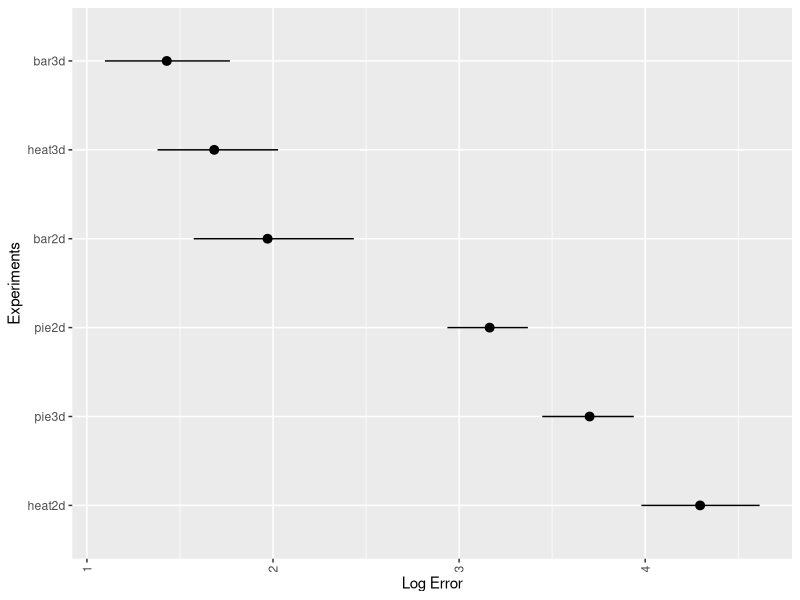
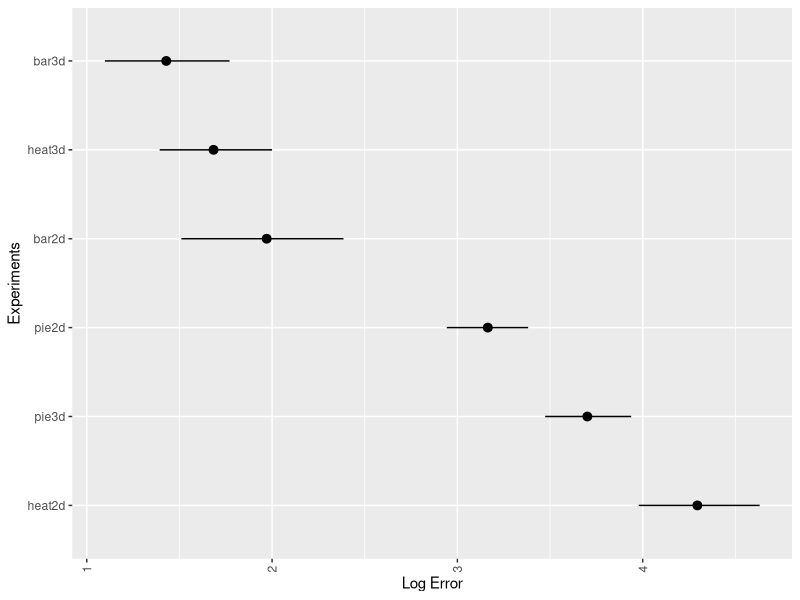
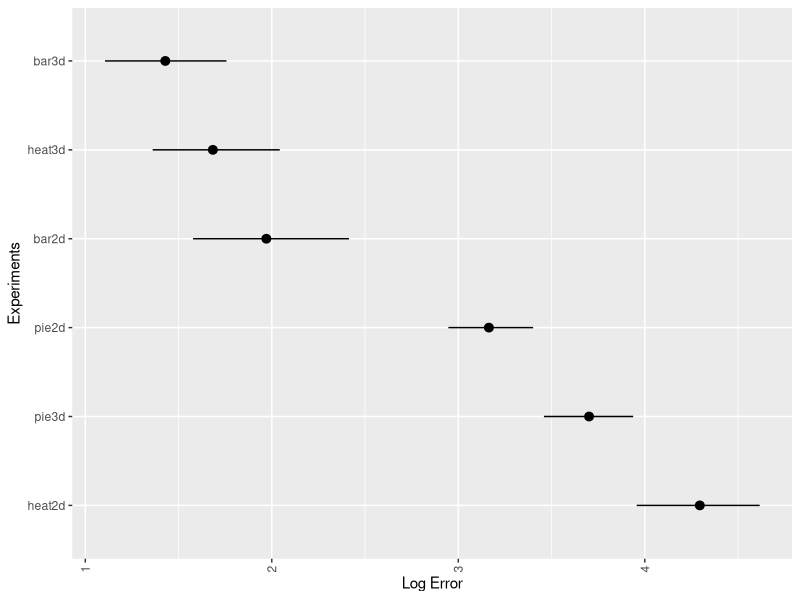

These charts were generated, in order, by the following R code:
## ---- chunk 1
library(readxl)
a3responses <- read_excel("a3responses.xlsx")

df = data.frame(a3responses)

# bar

logError1 = df[,c(1,8)]
colnames(logError1)[1] = "logError1"
logError1$test = "bar2d_1"
logError1 = logError1[,-2]

logError2 = df[,c(5,8)]
colnames(logError2)[1] = "logError2"
logError2$test = "bar2d_2"
logError2 = logError2[,-2]

logError1$logError1 = replace(logError1$logError1, logError1$logError1==-3, 0)
logError2$logError2 = replace(logError2$logError2, logError2$logError2==-3, 0)

logErrorBar2d = cbind(logError1, logError2)
logErrorBar2d$logError1 = as.numeric(logErrorBar2d$logError1)
logErrorBar2d$logError2 = as.numeric(logErrorBar2d$logError2)
logErrorBar2d = na.omit(logErrorBar2d)
logErrorBar2d$mean <- rowMeans(logErrorBar2d[,c('logError1', 'logError2')], na.rm=TRUE)
logErrorBar2d$test = "bar2d"
logErrorBar2d = logErrorBar2d[,c(2,5)]

logError3 = df[,c(9,8)]
colnames(logError3)[1] = "logError3"
logError3$test = "bar3d_1"
logError3 = logError3[,-2]

logError4 = df[,c(13,8)]
colnames(logError4)[1] = "logError4"
logError4$test = "bar3d_2"
logError4 = logError4[,-2]

logError3$logError3 = replace(logError3$logError3, logError3$logError3==-3, 0)
logError4$logError4 = replace(logError4$logError4, logError4$logError4==-3, 0)

logErrorBar3d = cbind(logError3, logError4)
logErrorBar3d$logError3 = as.numeric(logErrorBar3d$logError3)
logErrorBar3d$logError4 = as.numeric(logErrorBar3d$logError4)
logErrorBar3d = na.omit(logErrorBar3d)
logErrorBar3d$mean <- rowMeans(logErrorBar3d[,c('logError3', 'logError4')], na.rm=TRUE)
logErrorBar3d$test = "bar3d"
logErrorBar3d = logErrorBar3d[,c(2,5)]

# pie

logError5 = df[,c(17,8)]
colnames(logError5)[1] = "logError5"
logError5$test = "pie2d_1"
logError5 = logError5[,-2]

logError6 = df[,c(21,8)]
colnames(logError6)[1] = "logError6"
logError6$test = "pie2d_2"
logError6 = logError6[,-2]

logError5$logError5 = replace(logError5$logError5, logError5$logError5==-3, 0)
logError6$logError6 = replace(logError6$logError6, logError6$logError6==-3, 0)

logErrorPie2d = cbind(logError5, logError6)
logErrorPie2d$logError5 = as.numeric(logErrorPie2d$logError5)
logErrorPie2d$logError6 = as.numeric(logErrorPie2d$logError6)
logErrorPie2d = na.omit(logErrorPie2d)
logErrorPie2d$mean <- rowMeans(logErrorPie2d[,c('logError5', 'logError6')], na.rm=TRUE)
logErrorPie2d$test = "pie2d"
logErrorPie2d = logErrorPie2d[,c(2,5)]

logError7 = df[,c(25,8)]
colnames(logError7)[1] = "logError7"
logError7$test = "pie3d_1"
logError7 = logError7[,-2]

logError8 = df[,c(29,8)]
colnames(logError8)[1] = "logError8"
logError8$test = "pie3d_2"
logError8 = logError8[,-2]

logError7$logError7 = replace(logError7$logError7, logError7$logError7==-3, 0)
logError8$logError8 = replace(logError8$logError8, logError8$logError8==-3, 0)

logErrorPie3d = cbind(logError7, logError8)
logErrorPie3d$logError7 = as.numeric(logErrorPie3d$logError7)
logErrorPie3d$logError8 = as.numeric(logErrorPie3d$logError8)
logErrorPie3d = na.omit(logErrorPie3d)
logErrorPie3d$mean <- rowMeans(logErrorPie3d[,c('logError7', 'logError8')], na.rm=TRUE)
logErrorPie3d$test = "pie3d"
logErrorPie3d = logErrorPie3d[,c(2,5)]

# heat

logError9 = df[,c(33,8)]
colnames(logError9)[1] = "logError9"
logError9$test = "heat2d_1"
logError9 = logError9[,-2]

logError10 = df[,c(37,8)]
colnames(logError10)[1] = "logError10"
logError10$test = "heat2d_2"
logError10 = logError10[,-2]

logError9$logError9 = replace(logError9$logError9, logError9$logError9==-3, 0)
logError10$logError10 = replace(logError10$logError10, logError10$logError10==-3, 0)

logErrorHeat2d = cbind(logError9, logError10)
logErrorHeat2d$logError9 = as.numeric(logErrorHeat2d$logError9)
logErrorHeat2d$logError10 = as.numeric(logErrorHeat2d$logError10)
logErrorHeat2d = na.omit(logErrorHeat2d)
logErrorHeat2d$mean <- rowMeans(logErrorHeat2d[,c('logError9', 'logError10')], na.rm=TRUE)
logErrorHeat2d$test = "heat2d"
logErrorHeat2d = logErrorHeat2d[,c(2,5)]

logError11 = df[,c(41,8)]
colnames(logError11)[1] = "logError11"
logError11$test = "heat3d_1"
logError11 = logError11[,-2]

logError12 = df[,c(45,8)]
colnames(logError12)[1] = "logError12"
logError12$test = "heat3d_2"
logError12 = logError12[,-2]

logError11$logError11 = replace(logError11$logError11, logError11$logError11==-3, 0)
logError12$logError12 = replace(logError12$logError12, logError12$logError12==-3, 0)

logErrorHeat3d = cbind(logError11, logError12)
logErrorHeat3d$logError11 = as.numeric(logErrorHeat3d$logError11)
logErrorHeat3d$logError12 = as.numeric(logErrorHeat3d$logError12)
logErrorHeat3d = na.omit(logErrorHeat3d)
logErrorHeat3d$mean <- rowMeans(logErrorHeat3d[,c('logError11', 'logError12')], na.rm=TRUE)
logErrorHeat3d$test = "heat3d"
logErrorHeat3d = logErrorHeat3d[,c(2,5)]

data = rbind(logErrorBar2d, logErrorBar3d, logErrorPie2d, logErrorPie3d, logErrorHeat2d, logErrorHeat3d)
# data$logError = replace(data$logError, data$logError==-3, 0)
## ---- chunk 2
library(ggplot2)
library(dplyr)
library(Hmisc)

# data$logError = as.numeric(data$logError)
# data = na.omit(data)
# data %>% mutate(bin = cut(logError, breaks = c(0,1,3,8)))

# d = ggplot(data, aes(x = test, y = logError)) +
#   geom_boxplot(notch=FALSE, outlier.shape=NA, fill="red", alpha=0.1) + 
#   theme(axis.text.x = element_text(angle = 90, vjust = 0.5, hjust=1)) +
#   coord_flip() ; d
# ggsave("log2Error.png")


t = ggplot(data, aes(x = reorder(test, -mean), y = mean)) +
  theme(axis.text.x = element_text(angle = 90, vjust = 0.5, hjust=1)) +
  coord_flip() +
  xlab("Experiments") + ylab("Log Error") + 
  stat_summary(fun.data = "mean_cl_boot", geom = "pointrange",fun.args=list(conf.int=.95)); t
ggsave("log2Error.png"); t
